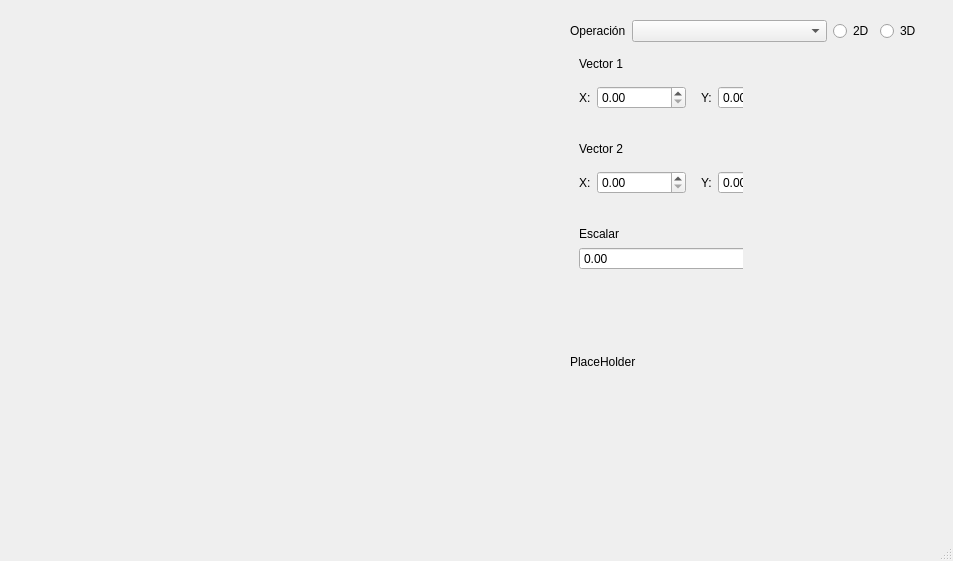
<?xml version="1.0" encoding="UTF-8"?>
<ui version="4.0">
 <class>demo</class>
 <widget class="QMainWindow" name="demo">
  <property name="geometry">
   <rect>
    <x>0</x>
    <y>0</y>
    <width>953</width>
    <height>561</height>
   </rect>
  </property>
  <property name="windowTitle">
   <string>vecalculator</string>
  </property>
  <property name="windowIcon">
   <iconset>
    <normaloff>../../../../../../../../Descargas/vecalculator_logo.png</normaloff>../../../../../../../../Descargas/vecalculator_logo.png</iconset>
  </property>
  <widget class="QWidget" name="centralwidget">
   <widget class="QWidget" name="layoutWidget">
    <property name="geometry">
     <rect>
      <x>570</x>
      <y>20</y>
      <width>351</width>
      <height>401</height>
     </rect>
    </property>
    <layout class="QVBoxLayout" name="menu" stretch="0,1">
     <item>
      <layout class="QHBoxLayout" name="div_op" stretch="0,1,0">
       <item>
        <widget class="QLabel" name="txt_operacion">
         <property name="text">
          <string>Operación</string>
         </property>
        </widget>
       </item>
       <item>
        <widget class="QComboBox" name="sel_op">
         <property name="enabled">
          <bool>true</bool>
         </property>
         <property name="editable">
          <bool>false</bool>
         </property>
         <property name="currentText">
          <string/>
         </property>
         <item>
          <property name="text">
           <string/>
          </property>
         </item>
         <item>
          <property name="text">
           <string>Suma</string>
          </property>
         </item>
         <item>
          <property name="text">
           <string>Resta</string>
          </property>
         </item>
         <item>
          <property name="text">
           <string>Angulo</string>
          </property>
         </item>
         <item>
          <property name="text">
           <string>Modulo</string>
          </property>
         </item>
         <item>
          <property name="text">
           <string>Componentes</string>
          </property>
         </item>
         <item>
          <property name="text">
           <string>Prod. Cruz</string>
          </property>
         </item>
         <item>
          <property name="text">
           <string>Prod. Punto</string>
          </property>
         </item>
         <item>
          <property name="text">
           <string>Prod. Escalar</string>
          </property>
         </item>
         <item>
          <property name="text">
           <string>Vec. Unitario</string>
          </property>
         </item>
        </widget>
       </item>
       <item>
        <layout class="QHBoxLayout" name="horizontalLayout_2">
         <item>
          <widget class="QRadioButton" name="sel_2D">
           <property name="text">
            <string>2D</string>
           </property>
          </widget>
         </item>
         <item>
          <widget class="QRadioButton" name="sel_3D">
           <property name="text">
            <string>3D</string>
           </property>
          </widget>
         </item>
        </layout>
       </item>
      </layout>
     </item>
     <item>
      <layout class="QHBoxLayout" name="horizontalLayout">
       <item>
        <widget class="QWidget" name="div_post_dim_hide" native="true">
         <property name="enabled">
          <bool>true</bool>
         </property>
         <widget class="QWidget" name="verticalLayoutWidget">
          <property name="geometry">
           <rect>
            <x>0</x>
            <y>0</y>
            <width>351</width>
            <height>371</height>
           </rect>
          </property>
          <layout class="QVBoxLayout" name="verticalLayout" stretch="0,0,0,0,0,1">
           <item>
            <widget class="QWidget" name="widget_vec1" native="true">
             <layout class="QVBoxLayout" name="fll_vec1" stretch="0,1">
              <item>
               <widget class="QLabel" name="label_2">
                <property name="text">
                 <string>Vector 1</string>
                </property>
               </widget>
              </item>
              <item>
               <layout class="QHBoxLayout" name="div_vec1">
                <item>
                 <layout class="QHBoxLayout" name="div_vec1_x" stretch="0,1">
                  <item>
                   <widget class="QLabel" name="txt_vec1_x">
                    <property name="text">
                     <string>X:</string>
                    </property>
                   </widget>
                  </item>
                  <item>
                   <widget class="QDoubleSpinBox" name="sel_vec1_x"/>
                  </item>
                 </layout>
                </item>
                <item>
                 <widget class="QWidget" name="vec1_eje_y" native="true">
                  <layout class="QHBoxLayout" name="div_vec1_y" stretch="0,1">
                   <item>
                    <widget class="QLabel" name="txt_vec1_y">
                     <property name="text">
                      <string>Y:</string>
                     </property>
                    </widget>
                   </item>
                   <item>
                    <widget class="QDoubleSpinBox" name="sel_vec1_y"/>
                   </item>
                  </layout>
                 </widget>
                </item>
                <item>
                 <widget class="QWidget" name="vec1_eje_z" native="true">
                  <layout class="QHBoxLayout" name="div_vec2_z" stretch="0,1">
                   <item>
                    <widget class="QLabel" name="txt_vec2_z">
                     <property name="text">
                      <string>Z:</string>
                     </property>
                    </widget>
                   </item>
                   <item>
                    <widget class="QDoubleSpinBox" name="sel_vec2_z"/>
                   </item>
                  </layout>
                 </widget>
                </item>
               </layout>
              </item>
             </layout>
            </widget>
           </item>
           <item>
            <widget class="QWidget" name="widget_vec2" native="true">
             <layout class="QVBoxLayout" name="fll_vec2" stretch="0,1">
              <item>
               <widget class="QLabel" name="label_3">
                <property name="enabled">
                 <bool>true</bool>
                </property>
                <property name="text">
                 <string>Vector 2</string>
                </property>
               </widget>
              </item>
              <item>
               <layout class="QHBoxLayout" name="div_vec2">
                <item>
                 <layout class="QHBoxLayout" name="div_vec2_x" stretch="0,1">
                  <item>
                   <widget class="QLabel" name="txt_vec2_x">
                    <property name="text">
                     <string>X:</string>
                    </property>
                   </widget>
                  </item>
                  <item>
                   <widget class="QDoubleSpinBox" name="sel_vec2_x"/>
                  </item>
                 </layout>
                </item>
                <item>
                 <widget class="QWidget" name="vec2_eje_y" native="true">
                  <layout class="QHBoxLayout" name="div_vec2_y" stretch="0,1">
                   <item>
                    <widget class="QLabel" name="txt_vec2_y">
                     <property name="text">
                      <string>Y:</string>
                     </property>
                    </widget>
                   </item>
                   <item>
                    <widget class="QDoubleSpinBox" name="sel_vec2_y"/>
                   </item>
                  </layout>
                 </widget>
                </item>
                <item>
                 <widget class="QWidget" name="vec2_eje_z" native="true">
                  <layout class="QHBoxLayout" name="div_vec1_z" stretch="0,1">
                   <item>
                    <widget class="QLabel" name="txt_vec1_z">
                     <property name="text">
                      <string>Z:</string>
                     </property>
                    </widget>
                   </item>
                   <item>
                    <widget class="QDoubleSpinBox" name="sel_vec1_z"/>
                   </item>
                  </layout>
                 </widget>
                </item>
               </layout>
              </item>
             </layout>
            </widget>
           </item>
           <item>
            <widget class="QWidget" name="widget_escalar" native="true">
             <layout class="QVBoxLayout" name="fll_vec2_2" stretch="0,0">
              <item>
               <widget class="QLabel" name="label_4">
                <property name="enabled">
                 <bool>true</bool>
                </property>
                <property name="text">
                 <string>Escalar</string>
                </property>
               </widget>
              </item>
              <item>
               <layout class="QHBoxLayout" name="div_escalar_2" stretch="1">
                <item>
                 <widget class="QDoubleSpinBox" name="sel_escalar"/>
                </item>
               </layout>
              </item>
             </layout>
            </widget>
           </item>
           <item>
            <layout class="QHBoxLayout" name="div_result_2"/>
           </item>
           <item>
            <spacer name="verticalSpacer">
             <property name="orientation">
              <enum>Qt::Vertical</enum>
             </property>
             <property name="sizeType">
              <enum>QSizePolicy::Fixed</enum>
             </property>
             <property name="sizeHint" stdset="0">
              <size>
               <width>20</width>
               <height>20</height>
              </size>
             </property>
            </spacer>
           </item>
           <item>
            <widget class="QLabel" name="label_5">
             <property name="text">
              <string>PlaceHolder</string>
             </property>
            </widget>
           </item>
          </layout>
         </widget>
        </widget>
       </item>
       <item>
        <widget class="QWidget" name="widget_placeholder" native="true">
         <layout class="QHBoxLayout" name="horizontalLayout_3">
          <item>
           <spacer name="verticalSpacer_2">
            <property name="orientation">
             <enum>Qt::Vertical</enum>
            </property>
            <property name="sizeHint" stdset="0">
             <size>
              <width>20</width>
              <height>40</height>
             </size>
            </property>
           </spacer>
          </item>
         </layout>
        </widget>
       </item>
      </layout>
     </item>
    </layout>
   </widget>
   <widget class="QWidget" name="horizontalLayoutWidget">
    <property name="geometry">
     <rect>
      <x>10</x>
      <y>10</y>
      <width>521</width>
      <height>491</height>
     </rect>
    </property>
    <layout class="QHBoxLayout" name="div_grafic">
     <item>
      <widget class="QWidget" name="grafico" native="true"/>
     </item>
    </layout>
   </widget>
  </widget>
  <widget class="QMenuBar" name="menubar">
   <property name="geometry">
    <rect>
     <x>0</x>
     <y>0</y>
     <width>953</width>
     <height>23</height>
    </rect>
   </property>
  </widget>
  <widget class="QStatusBar" name="statusbar"/>
 </widget>
 <resources/>
 <connections/>
</ui>
